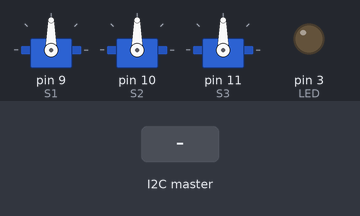
Recording of a sketch running on a simulated Arduino Uno, built with avr-gcc and run on an emulated ATmega328P. Parts: 3 × servo, output pins drawn as LEDs (lit = HIGH). The test bench sets the inputs (shaded band). What the sketch prints to the serial monitor is not drawn.

Above: at 1.2 s.
1.3 s: the I2C master sends the byte 1
Timing chart, 0 to 4.3 s (numbered marks = the images above; inputs shaded):
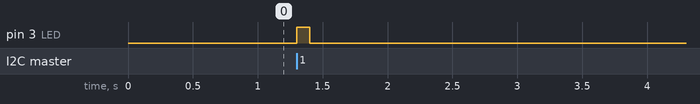

Measured:
- after the input at 1.3 s, pin 3 (LED): LOW → HIGH at once, → LOW 0.10 s later

The sketch:

Slave_Node.ino
```cpp
#include <Wire.h>
#include <Servo.h>

int LED = 3;
int x = 0;

Servo S1;
Servo S2;
Servo S3;
int pos = 0;

void setup() {
  // Begin Serial to print debug
  Serial.begin(9600);

  // Attach a servo
  S1.attach(9);
  S2.attach(10);
  S3.attach(11);

  // Define the LED pin as Output
  pinMode (LED, OUTPUT);
  // Start the I2C Bus as Slave on address 9
  Wire.begin(9);
  // Attach a function to trigger when something is received.
  Wire.onReceive(receiveEvent);
}
void receiveEvent(int bytes) {
  x = Wire.read();    // read one character from the I2C
  Serial.println(x);    // DEBUG
}
void loop() {


  /* ----- Rotate servos ----- */
  if (x == 1) {
    digitalWrite(LED, HIGH);
    delay(100);
    digitalWrite(LED, LOW);
    delay(100);
  }

  /*
  if (x == 1) {
    for (pos = 0; pos <= 100; pos += 1) { // goes from 0 degrees to 180 degrees
      // in steps of 1 degree
      S1.write(pos);              // tell servo to go to position in variable 'pos'
      delay(15);                       // waits 15ms for the servo to reach the position
    }
    for (pos = 100; pos >= 0; pos -= 1) { // goes from 180 degrees to 0 degrees
      S1.write(pos);              // tell servo to go to position in variable 'pos'
      delay(15);                       // waits 15ms for the servo to reach the position
    }
  } else if (x == 2) {
    for (pos = 0; pos <= 100; pos += 1) { // goes from 0 degrees to 180 degrees
      // in steps of 1 degree
      S2.write(pos);              // tell servo to go to position in variable 'pos'
      delay(15);                       // waits 15ms for the servo to reach the position
    }
    for (pos = 100; pos >= 0; pos -= 1) { // goes from 180 degrees to 0 degrees
      S2.write(pos);              // tell servo to go to position in variable 'pos'
      delay(15);                       // waits 15ms for the servo to reach the position
    }
  } else if (x == 3) {
    for (pos = 0; pos <= 100; pos += 1) { // goes from 0 degrees to 180 degrees
      // in steps of 1 degree
      S3.write(pos);              // tell servo to go to position in variable 'pos'
      delay(15);                       // waits 15ms for the servo to reach the position
    }
    for (pos = 100; pos >= 0; pos -= 1) { // goes from 180 degrees to 0 degrees
      S3.write(pos);              // tell servo to go to position in variable 'pos'
      delay(15);                       // waits 15ms for the servo to reach the position
    }
  } else if (x == 4) {
    for (pos = 0; pos <= 100; pos += 1) { // goes from 0 degrees to 180 degrees
      // in steps of 1 degree
      S3.write(pos);              // tell servo to go to position in variable 'pos'
      S2.write(pos);
      delay(15);                       // waits 15ms for the servo to reach the position
    }
    for (pos = 100; pos >= 0; pos -= 1) { // goes from 180 degrees to 0 degrees
      S3.write(pos);              // tell servo to go to position in variable 'pos'
      S2.write(pos);
      delay(15);                       // waits 15ms for the servo to reach the position
    }
  } else if (x == 5) {
    for (pos = 0; pos <= 100; pos += 1) { // goes from 0 degrees to 180 degrees
      // in steps of 1 degree
      S1.write(pos);              // tell servo to go to position in variable 'pos'
      S3.write(pos);
      delay(15);                       // waits 15ms for the servo to reach the position
    }
    for (pos = 100; pos >= 0; pos -= 1) { // goes from 180 degrees to 0 degrees
      S1.write(pos);              // tell servo to go to position in variable 'pos'
      S3.write(pos);
      delay(15);                       // waits 15ms for the servo to reach the position
    }
  } else if (x == 6) {
    for (pos = 0; pos <= 100; pos += 1) { // goes from 0 degrees to 180 degrees
      // in steps of 1 degree
      S1.write(pos);              // tell servo to go to position in variable 'pos'
      S2.write(pos);
      delay(15);                       // waits 15ms for the servo to reach the position
    }
    for (pos = 100; pos >= 0; pos -= 1) { // goes from 180 degrees to 0 degrees
      S1.write(pos);              // tell servo to go to position in variable 'pos'
      S2.write(pos);
      delay(15);                       // waits 15ms for the servo to reach the position
    }
  } else if (x == 7) {
    for (pos = 0; pos <= 100; pos += 1) { // goes from 0 degrees to 180 degrees
      // in steps of 1 degree
      S1.write(pos);              // tell servo to go to position in variable 'pos'
      S2.write(pos);
      S3.write(pos);
      delay(15);                       // waits 15ms for the servo to reach the position
    }
    for (pos = 100; pos >= 0; pos -= 1) { // goes from 180 degrees to 0 degrees
      S1.write(pos);              // tell servo to go to position in variable 'pos'
      S2.write(pos);
      S3.write(pos);
      delay(15);                       // waits 15ms for the servo to reach the position
    }
  }
  */

  x = 0;

}
```
